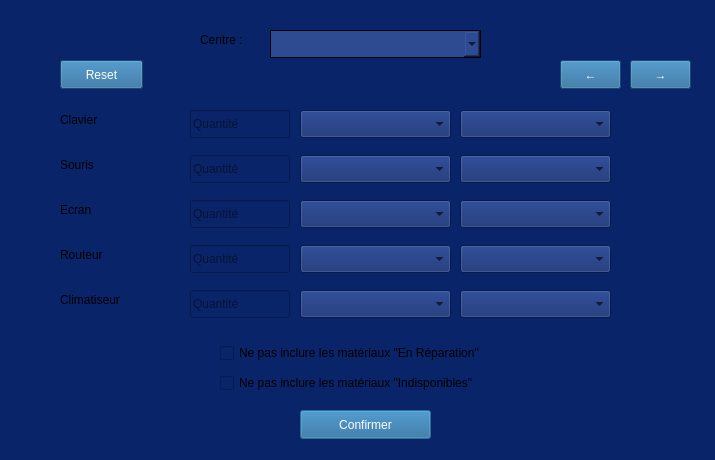
<?xml version="1.0" encoding="UTF-8"?>
<ui version="4.0">
 <class>allocationdialog</class>
 <widget class="QDialog" name="allocationdialog">
  <property name="geometry">
   <rect>
    <x>0</x>
    <y>0</y>
    <width>715</width>
    <height>460</height>
   </rect>
  </property>
  <property name="windowTitle">
   <string>Inventory Allocation</string>
  </property>
  <property name="styleSheet">
   <string notr="true">background-color: #0a246a</string>
  </property>
  <widget class="QComboBox" name="centerComboBox">
   <property name="geometry">
    <rect>
     <x>270</x>
     <y>30</y>
     <width>211</width>
     <height>28</height>
    </rect>
   </property>
   <property name="styleSheet">
    <string notr="true">border: 1px solid black;
background-color: #2e4a90</string>
   </property>
  </widget>
  <widget class="QLabel" name="label_7">
   <property name="geometry">
    <rect>
     <x>200</x>
     <y>30</y>
     <width>63</width>
     <height>20</height>
    </rect>
   </property>
   <property name="text">
    <string>Centre :</string>
   </property>
  </widget>
  <widget class="QPushButton" name="confirmerButton">
   <property name="geometry">
    <rect>
     <x>300</x>
     <y>410</y>
     <width>131</width>
     <height>29</height>
    </rect>
   </property>
   <property name="styleSheet">
    <string notr="true">background-color: #226597;
color: white;</string>
   </property>
   <property name="text">
    <string>Confirmer</string>
   </property>
  </widget>
  <widget class="QStackedWidget" name="stackedWidget">
   <property name="geometry">
    <rect>
     <x>60</x>
     <y>110</y>
     <width>571</width>
     <height>211</height>
    </rect>
   </property>
   <property name="currentIndex">
    <number>1</number>
   </property>
   <widget class="QWidget" name="page1">
    <widget class="QLabel" name="ordinateurLabel">
     <property name="geometry">
      <rect>
       <x>0</x>
       <y>0</y>
       <width>101</width>
       <height>20</height>
      </rect>
     </property>
     <property name="text">
      <string>Ordinateur</string>
     </property>
    </widget>
    <widget class="QLineEdit" name="ordinateurLineEdit">
     <property name="geometry">
      <rect>
       <x>130</x>
       <y>0</y>
       <width>100</width>
       <height>28</height>
      </rect>
     </property>
     <property name="placeholderText">
      <string>Quantité</string>
     </property>
    </widget>
    <widget class="QComboBox" name="ordinateurEtat">
     <property name="geometry">
      <rect>
       <x>240</x>
       <y>0</y>
       <width>151</width>
       <height>28</height>
      </rect>
     </property>
    </widget>
    <widget class="QLabel" name="casqueLabel">
     <property name="geometry">
      <rect>
       <x>0</x>
       <y>45</y>
       <width>101</width>
       <height>20</height>
      </rect>
     </property>
     <property name="text">
      <string>Casque Audio</string>
     </property>
    </widget>
    <widget class="QLineEdit" name="casqueLineEdit">
     <property name="geometry">
      <rect>
       <x>130</x>
       <y>45</y>
       <width>100</width>
       <height>28</height>
      </rect>
     </property>
     <property name="placeholderText">
      <string>Quantité</string>
     </property>
    </widget>
    <widget class="QLabel" name="cameraLabel">
     <property name="geometry">
      <rect>
       <x>0</x>
       <y>90</y>
       <width>101</width>
       <height>20</height>
      </rect>
     </property>
     <property name="text">
      <string>Camera</string>
     </property>
    </widget>
    <widget class="QLineEdit" name="cameraLineEdit">
     <property name="geometry">
      <rect>
       <x>130</x>
       <y>90</y>
       <width>100</width>
       <height>28</height>
      </rect>
     </property>
     <property name="placeholderText">
      <string>Quantité</string>
     </property>
    </widget>
    <widget class="QLabel" name="scannerLabel">
     <property name="geometry">
      <rect>
       <x>0</x>
       <y>135</y>
       <width>101</width>
       <height>20</height>
      </rect>
     </property>
     <property name="text">
      <string>Scanner</string>
     </property>
    </widget>
    <widget class="QLineEdit" name="scannerLineEdit">
     <property name="geometry">
      <rect>
       <x>130</x>
       <y>135</y>
       <width>100</width>
       <height>28</height>
      </rect>
     </property>
     <property name="placeholderText">
      <string>Quantité</string>
     </property>
    </widget>
    <widget class="QLabel" name="imprimanteLabel">
     <property name="geometry">
      <rect>
       <x>0</x>
       <y>180</y>
       <width>101</width>
       <height>20</height>
      </rect>
     </property>
     <property name="text">
      <string>Imprimante</string>
     </property>
    </widget>
    <widget class="QLineEdit" name="imprimanteLineEdit">
     <property name="geometry">
      <rect>
       <x>130</x>
       <y>180</y>
       <width>100</width>
       <height>28</height>
      </rect>
     </property>
     <property name="placeholderText">
      <string>Quantité</string>
     </property>
    </widget>
    <widget class="QComboBox" name="cameraDispo">
     <property name="geometry">
      <rect>
       <x>400</x>
       <y>90</y>
       <width>151</width>
       <height>28</height>
      </rect>
     </property>
    </widget>
    <widget class="QComboBox" name="casqueaudioDispo">
     <property name="geometry">
      <rect>
       <x>400</x>
       <y>45</y>
       <width>151</width>
       <height>28</height>
      </rect>
     </property>
    </widget>
    <widget class="QComboBox" name="ordinateurDispo">
     <property name="geometry">
      <rect>
       <x>400</x>
       <y>0</y>
       <width>151</width>
       <height>28</height>
      </rect>
     </property>
    </widget>
    <widget class="QComboBox" name="scannerDispo">
     <property name="geometry">
      <rect>
       <x>400</x>
       <y>135</y>
       <width>151</width>
       <height>28</height>
      </rect>
     </property>
    </widget>
    <widget class="QComboBox" name="imprimanteDispo">
     <property name="geometry">
      <rect>
       <x>400</x>
       <y>180</y>
       <width>151</width>
       <height>28</height>
      </rect>
     </property>
    </widget>
    <widget class="QComboBox" name="casqueaudioEtat">
     <property name="geometry">
      <rect>
       <x>240</x>
       <y>45</y>
       <width>151</width>
       <height>28</height>
      </rect>
     </property>
    </widget>
    <widget class="QComboBox" name="cameraEtat">
     <property name="geometry">
      <rect>
       <x>240</x>
       <y>90</y>
       <width>151</width>
       <height>28</height>
      </rect>
     </property>
    </widget>
    <widget class="QComboBox" name="imprimanteEtat">
     <property name="geometry">
      <rect>
       <x>240</x>
       <y>180</y>
       <width>151</width>
       <height>28</height>
      </rect>
     </property>
    </widget>
    <widget class="QComboBox" name="scannerEtat">
     <property name="geometry">
      <rect>
       <x>240</x>
       <y>135</y>
       <width>151</width>
       <height>28</height>
      </rect>
     </property>
    </widget>
   </widget>
   <widget class="QWidget" name="page2">
    <widget class="QLabel" name="clavierLabel">
     <property name="geometry">
      <rect>
       <x>0</x>
       <y>0</y>
       <width>101</width>
       <height>20</height>
      </rect>
     </property>
     <property name="text">
      <string>Clavier</string>
     </property>
    </widget>
    <widget class="QLineEdit" name="clavierLineEdit">
     <property name="geometry">
      <rect>
       <x>130</x>
       <y>0</y>
       <width>100</width>
       <height>28</height>
      </rect>
     </property>
     <property name="placeholderText">
      <string>Quantité</string>
     </property>
    </widget>
    <widget class="QLabel" name="sourisLabel">
     <property name="geometry">
      <rect>
       <x>0</x>
       <y>45</y>
       <width>101</width>
       <height>20</height>
      </rect>
     </property>
     <property name="text">
      <string>Souris</string>
     </property>
    </widget>
    <widget class="QLineEdit" name="sourisLineEdit">
     <property name="geometry">
      <rect>
       <x>130</x>
       <y>45</y>
       <width>100</width>
       <height>28</height>
      </rect>
     </property>
     <property name="placeholderText">
      <string>Quantité</string>
     </property>
    </widget>
    <widget class="QLabel" name="ecranLabel">
     <property name="geometry">
      <rect>
       <x>0</x>
       <y>90</y>
       <width>101</width>
       <height>20</height>
      </rect>
     </property>
     <property name="text">
      <string>Ecran</string>
     </property>
    </widget>
    <widget class="QLineEdit" name="ecranLineEdit">
     <property name="geometry">
      <rect>
       <x>130</x>
       <y>90</y>
       <width>100</width>
       <height>28</height>
      </rect>
     </property>
     <property name="placeholderText">
      <string>Quantité</string>
     </property>
    </widget>
    <widget class="QLabel" name="routeurLabel">
     <property name="geometry">
      <rect>
       <x>0</x>
       <y>135</y>
       <width>101</width>
       <height>20</height>
      </rect>
     </property>
     <property name="text">
      <string>Routeur</string>
     </property>
    </widget>
    <widget class="QLineEdit" name="routeurLineEdit">
     <property name="geometry">
      <rect>
       <x>130</x>
       <y>135</y>
       <width>100</width>
       <height>28</height>
      </rect>
     </property>
     <property name="placeholderText">
      <string>Quantité</string>
     </property>
    </widget>
    <widget class="QLabel" name="climatiseurLabel">
     <property name="geometry">
      <rect>
       <x>0</x>
       <y>180</y>
       <width>101</width>
       <height>20</height>
      </rect>
     </property>
     <property name="text">
      <string>Climatiseur</string>
     </property>
    </widget>
    <widget class="QLineEdit" name="climatiseurLineEdit">
     <property name="geometry">
      <rect>
       <x>130</x>
       <y>180</y>
       <width>100</width>
       <height>28</height>
      </rect>
     </property>
     <property name="placeholderText">
      <string>Quantité</string>
     </property>
    </widget>
    <widget class="QComboBox" name="climatiseurEtat">
     <property name="geometry">
      <rect>
       <x>240</x>
       <y>180</y>
       <width>151</width>
       <height>28</height>
      </rect>
     </property>
    </widget>
    <widget class="QComboBox" name="climatiseurDispo">
     <property name="geometry">
      <rect>
       <x>400</x>
       <y>180</y>
       <width>151</width>
       <height>28</height>
      </rect>
     </property>
    </widget>
    <widget class="QComboBox" name="routeurEtat">
     <property name="geometry">
      <rect>
       <x>240</x>
       <y>135</y>
       <width>151</width>
       <height>28</height>
      </rect>
     </property>
    </widget>
    <widget class="QComboBox" name="ecranEtat">
     <property name="geometry">
      <rect>
       <x>240</x>
       <y>90</y>
       <width>151</width>
       <height>28</height>
      </rect>
     </property>
    </widget>
    <widget class="QComboBox" name="clavierEtat">
     <property name="geometry">
      <rect>
       <x>240</x>
       <y>0</y>
       <width>151</width>
       <height>28</height>
      </rect>
     </property>
    </widget>
    <widget class="QComboBox" name="sourisEtat">
     <property name="geometry">
      <rect>
       <x>240</x>
       <y>45</y>
       <width>151</width>
       <height>28</height>
      </rect>
     </property>
    </widget>
    <widget class="QComboBox" name="clavierDispo">
     <property name="geometry">
      <rect>
       <x>400</x>
       <y>0</y>
       <width>151</width>
       <height>28</height>
      </rect>
     </property>
    </widget>
    <widget class="QComboBox" name="ecranDispo">
     <property name="geometry">
      <rect>
       <x>400</x>
       <y>90</y>
       <width>151</width>
       <height>28</height>
      </rect>
     </property>
    </widget>
    <widget class="QComboBox" name="sourisDispo">
     <property name="geometry">
      <rect>
       <x>400</x>
       <y>45</y>
       <width>151</width>
       <height>28</height>
      </rect>
     </property>
    </widget>
    <widget class="QComboBox" name="routeurDispo">
     <property name="geometry">
      <rect>
       <x>400</x>
       <y>135</y>
       <width>151</width>
       <height>28</height>
      </rect>
     </property>
    </widget>
   </widget>
  </widget>
  <widget class="QPushButton" name="nextButton">
   <property name="geometry">
    <rect>
     <x>630</x>
     <y>60</y>
     <width>61</width>
     <height>29</height>
    </rect>
   </property>
   <property name="styleSheet">
    <string notr="true">background-color: #226597;
color: white;</string>
   </property>
   <property name="text">
    <string>→</string>
   </property>
  </widget>
  <widget class="QPushButton" name="prevButton">
   <property name="geometry">
    <rect>
     <x>560</x>
     <y>60</y>
     <width>61</width>
     <height>29</height>
    </rect>
   </property>
   <property name="styleSheet">
    <string notr="true">background-color: #226597;
color: white;</string>
   </property>
   <property name="text">
    <string>←</string>
   </property>
  </widget>
  <widget class="QCheckBox" name="checkIndisponible">
   <property name="geometry">
    <rect>
     <x>220</x>
     <y>370</y>
     <width>311</width>
     <height>26</height>
    </rect>
   </property>
   <property name="text">
    <string>Ne pas inclure les matériaux &quot;Indisponibles&quot;</string>
   </property>
  </widget>
  <widget class="QCheckBox" name="checkReparation">
   <property name="geometry">
    <rect>
     <x>220</x>
     <y>340</y>
     <width>321</width>
     <height>26</height>
    </rect>
   </property>
   <property name="text">
    <string>Ne pas inclure les matériaux &quot;En Réparation&quot;</string>
   </property>
  </widget>
  <widget class="QPushButton" name="resetButton">
   <property name="geometry">
    <rect>
     <x>60</x>
     <y>60</y>
     <width>83</width>
     <height>29</height>
    </rect>
   </property>
   <property name="styleSheet">
    <string notr="true">background-color: #226597;
color: white;</string>
   </property>
   <property name="text">
    <string>Reset</string>
   </property>
  </widget>
 </widget>
 <resources/>
 <connections>
  <connection>
   <sender>nextButton</sender>
   <signal>clicked()</signal>
   <receiver>stackedWidget</receiver>
   <slot>setCurrentIndex(1)</slot>
   <hints>
    <hint type="sourcelabel">
     <x>680</x>
     <y>74</y>
    </hint>
    <hint type="destinationlabel">
     <x>385</x>
     <y>205</y>
    </hint>
   </hints>
  </connection>
  <connection>
   <sender>prevButton</sender>
   <signal>clicked()</signal>
   <receiver>stackedWidget</receiver>
   <slot>setCurrentIndex(0)</slot>
   <hints>
    <hint type="sourcelabel">
     <x>610</x>
     <y>74</y>
    </hint>
    <hint type="destinationlabel">
     <x>385</x>
     <y>205</y>
    </hint>
   </hints>
  </connection>
 </connections>
</ui>
